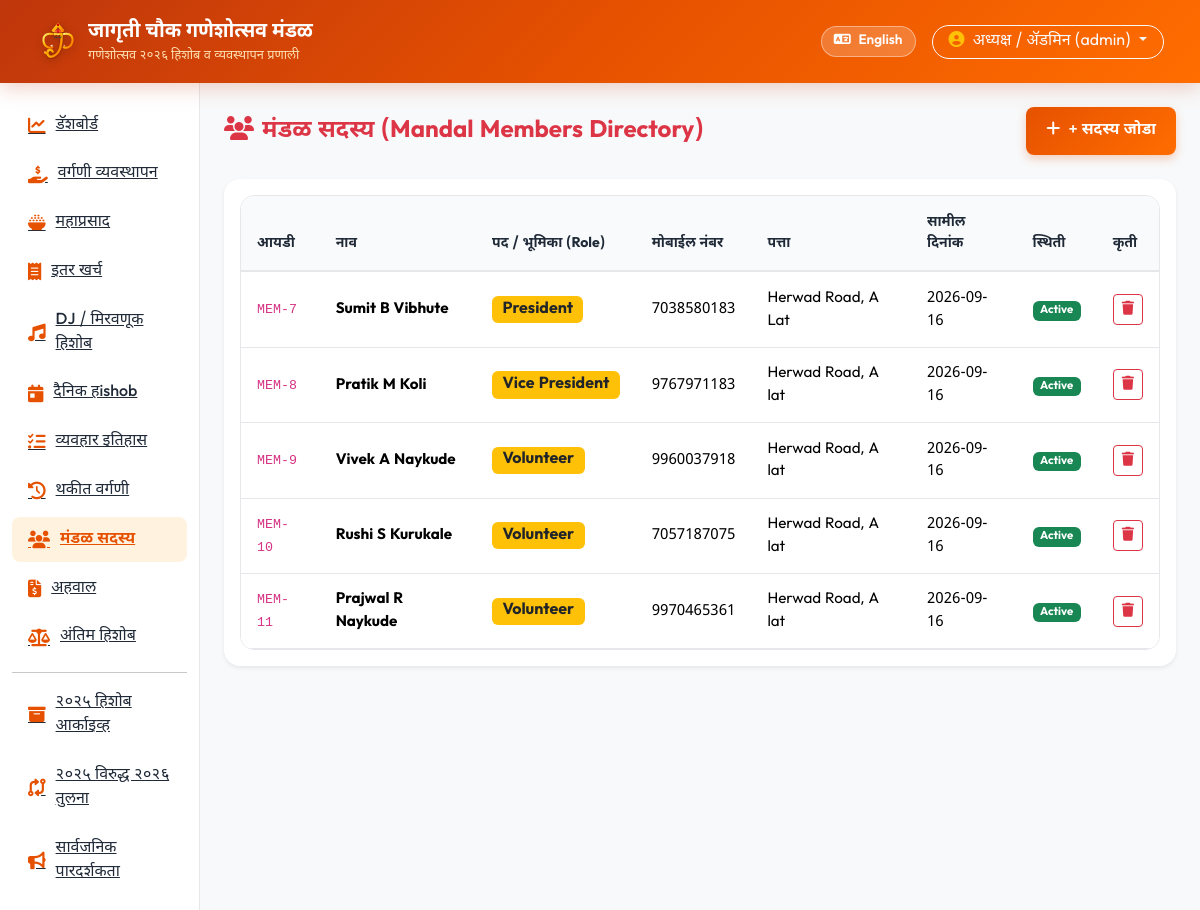
Page /members (signed in) on the earlier database version.
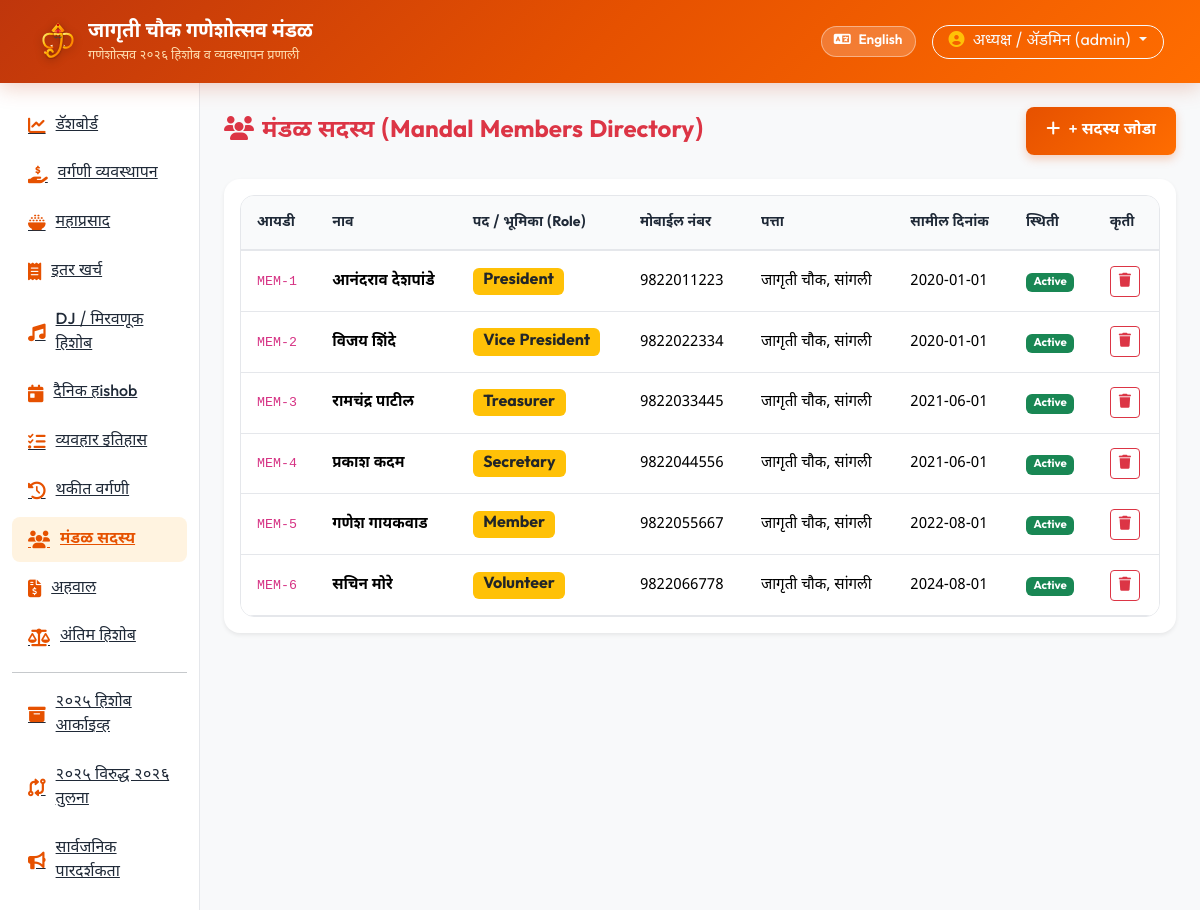
Same page on the later database version.
### tables this page shows
CREATE TABLE members (
    id INTEGER PRIMARY KEY AUTOINCREMENT,
    name TEXT NOT NULL,
    mobile TEXT,
    role TEXT NOT NULL, -- President, Vice President, Treasurer, Secretary, Member, Volunteer
    address TEXT,
    join_date DATE,
    status TEXT NOT NULL DEFAULT 'active',
    created_at TIMESTAMP DEFAULT CURRENT_TIMESTAMP
);

### routes/members.py (the view)
@members_bp.route('/members')
@login_required
def index():
    members = query_db("SELECT * FROM members ORDER BY id ASC")
    return render_template('members.html', members=members, roles=MANDAL_ROLES)

### database.py (called while the page is built)
def is_mysql_configured():
    if Config.DATABASE_URL:
        db_url = Config.DATABASE_URL.lower()
        if db_url.startswith('mysql') or 'mysql' in db_url:
            return True
    if Config.DB_HOST and Config.DB_NAME and Config.DB_USER:
        return True
    return False

def get_db_connection():
    if is_mysql_configured():
        if not HAS_PYMYSQL:
            raise ImportError("PyMySQL is not installed. Please add pymysql or cryptography to your requirements.")
        params = parse_mysql_params()
        conn = pymysql.connect(
            host=params['host'],
            port=params['port'],
            user=params['user'],
            password=params['password'],
            database=params['database'],
            charset=params['charset'],
            cursorclass=pymysql.cursors.DictCursor,
            autocommit=True
        )
        return conn
    else:
        conn = sqlite3.connect(Config.DATABASE_PATH)
        conn.row_factory = sqlite3.Row
        return conn

def query_db(query, args=(), one=False):
    conn = get_db_connection()
    cur = conn.cursor()
    use_mysql = is_mysql_configured()
    if use_mysql:
        exec_query = convert_query_to_mysql(query)
        cur.execute(exec_query, args)
        rv = cur.fetchall()
        conn.close()
        if one:
            return rv[0] if rv else None
        return list(rv)
    else:
        cur.execute(query, args)
        rv = cur.fetchall()
        conn.close()
        if one:
            return dict(rv[0]) if rv else None
        return [dict(row) for row in rv]

### routes/auth.py (called while the page is built)
def login_required(f):
    @wraps(f)
    def decorated_function(*args, **kwargs):
        if 'user_id' not in session:
            flash('कृपया प्रथम लॉगिन करा.', 'warning')
            return redirect(url_for('auth.login', next=request.url))
        return f(*args, **kwargs)
    return decorated_function

### utils/translations.py (called while the page is built)
def get_translation(key, lang='mr'):
    lang = lang if lang in TRANSLATIONS else 'mr'
    return TRANSLATIONS[lang].get(key, TRANSLATIONS['en'].get(key, key))

### templates/members.html (shortened to what this page needs)
{% extends 'base.html' %}
{% block content %}
<div class="d-flex justify-content-between align-items-center mb-4">
    <h4 class="fw-bold m-0 text-danger"><i class="fa-solid fa-users me-2"></i>{{ t('members') }} (Mandal Members Directory)</h4>
    {% if session.get('user_role') == 'admin' %}
    <button class="btn btn-quick-action" data-bs-toggle="modal" data-bs-target="#addMemberModal">
        <i class="fa-solid fa-plus me-1"></i> {{ t('add_member') }}
    </button>
    {% endif %}
</div>
<div class="card border-0 shadow-sm rounded-4 p-3">
    <div class="table-responsive">
        <table class="table table-mandal mb-0">
            <thead>
                <tr>
                    <th>आयडी</th>
                    <th>नाव</th>
                    <th>पद / भूमिका (Role)</th>
                    <th>मोबाईल नंबर</th>
                    <th>पत्ता</th>
                    <th>सामील दिनांक</th>
                    <th>स्थिती</th>
                    {% if session.get('user_role') == 'admin' %}<th>कृती</th>{% endif %}
                </tr>
            </thead>
            <tbody>
                {% for m in members %}
                <tr>
                    <td><code>MEM-{{ m.id }}</code></td>
                    <td class="fw-bold">{{ m.name }}</td>
                    <td><span class="badge bg-warning text-dark fs-6">{{ m.role }}</span></td>
                    <td>{{ m.mobile or '-' }}</td>
                    <td>{{ m.address or '-' }}</td>
                    <td>{{ m.join_date or '-' }}</td>
                    <td><span class="badge bg-success">Active</span></td>
                    {% if session.get('user_role') == 'admin' %}
                    <td>
                        <form action="{{ url_for('members.delete', id=m.id) }}" method="POST" onsubmit="return confirm('खात्री आहे? सदस्य हटवला जाईल.');">
                            <button type="submit" class="btn btn-sm btn-outline-danger"><i class="fa-solid fa-trash"></i></button>
                        </form>
                    </td>
                    {% endif %}
                </tr>
                {% else %}
                <tr><td colspan="8" class="text-center text-muted py-3">कोणताही सदस्य उपलब्ध नाही.</td></tr>
                {% endfor %}
            </tbody>
        </table>
    </div>
</div>
{% endblock %}

### templates/base.html (shortened to what this page needs)
<!DOCTYPE html>
<html lang="{{ lang }}">
<head>
    <link href="https://cdn.jsdelivr.net/npm/bootstrap@5.3.3/dist/css/bootstrap.min.css" rel="stylesheet">
    <link rel="stylesheet" href="https://cdnjs.cloudflare.com/ajax/libs/font-awesome/6.5.2/css/all.min.css">
    <link rel="stylesheet" href="{{ url_for('static', filename='css/custom.css') }}">
</head>
<body>
    <nav class="navbar navbar-expand-lg navbar-dark navbar-mandal sticky-top">
        <div class="container-fluid">
            <a class="navbar-brand d-flex align-items-center gap-2" href="{{ url_for('dashboard.index') }}">
                <img src="{{ url_for('static', filename='images/ganeshji_logo.svg') }}" alt="श्री गणेश" style="width: 44px; height: 44px; filter: drop-shadow(0 2px 4px rgba(0,0,0,0.3));">
                <div>
                    <div class="navbar-brand-title">{{ mandal_name }}</div>
                    <div class="navbar-brand-sub">{{ festival_title }}</div>
                </div>
            </a>
            <div class="d-flex align-items-center gap-3 ms-auto">
                {% if lang == 'mr' %}
                <a href="{{ url_for('auth.set_language', lang_code='en') }}" class="btn lang-switch-btn" title="Switch to English">
                    <i class="fa-solid fa-language me-1"></i> English
                </a>
                {% else %}
                <a href="{{ url_for('auth.set_language', lang_code='mr') }}" class="btn lang-switch-btn" title="मराठीमध्ये बदला">
                    <i class="fa-solid fa-language me-1"></i> मराठी
                </a>
                {% endif %}
                {% if session.get('user_id') %}
                <div class="dropdown">
                    <button class="btn btn-outline-light dropdown-toggle rounded-pill px-3 py-1 font-weight-bold" type="button" data-bs-toggle="dropdown">
                        <i class="fa-solid fa-circle-user me-1 text-warning"></i> {{ current_user_name }} ({{ current_user_role }})
                    </button>
                </div>
                {% endif %}
            </div>
        </div>
    </nav>
    <div class="container-fluid">
        <div class="row">
            {% if session.get('user_id') %}
            <div class="col-lg-2 sidebar">
                <div class="nav flex-column">
                    <a class="nav-link-mandal {% if request.endpoint == 'dashboard.index' %}active{% endif %}" href="{{ url_for('dashboard.index') }}">
                        <i class="fa-solid fa-chart-line"></i> {{ t('dashboard') }}
                    </a>
                    <a class="nav-link-mandal {% if 'vargani' in request.endpoint %}active{% endif %}" href="{{ url_for('vargani.index') }}">
                        <i class="fa-solid fa-hand-holding-dollar"></i> {{ t('vargani_mgmt') }}
                    </a>
                    <a class="nav-link-mandal {% if 'mahaprasad' in request.endpoint %}active{% endif %}" href="{{ url_for('mahaprasad.index') }}">
                        <i class="fa-solid fa-bowl-rice"></i> {{ t('mahaprasad') }}
                    </a>
                    <a class="nav-link-mandal {% if 'expenses' in request.endpoint %}active{% endif %}" href="{{ url_for('expenses.index') }}">
                        <i class="fa-solid fa-receipt"></i> {{ t('other_expenses') }}
                    </a>
                    <a class="nav-link-mandal {% if 'dj_procession' in request.endpoint %}active{% endif %}" href="{{ url_for('dj_procession.index') }}">
                        <i class="fa-solid fa-music"></i> {{ t('dj_hishob') }}
                    </a>
                    <a class="nav-link-mandal {% if 'daily' in request.endpoint %}active{% endif %}" href="{{ url_for('daily_accounts.index') }}">
                        <i class="fa-solid fa-calendar-day"></i> {{ t('daily_hishob') }}
                    </a>
                    <a class="nav-link-mandal {% if 'transactions' in request.endpoint %}active{% endif %}" href="{{ url_for('transactions.index') }}">
                        <i class="fa-solid fa-list-check"></i> {{ t('transactions') }}
                    </a>
                    <a class="nav-link-mandal {% if 'pending' in request.endpoint %}active{% endif %}" href="{{ url_for('pending.index') }}">
                        <i class="fa-solid fa-clock-rotate-left"></i> {{ t('pending_vargani') }}
                    </a>
                    <a class="nav-link-mandal {% if 'members' in request.endpoint %}active{% endif %}" href="{{ url_for('members.index') }}">
                        <i class="fa-solid fa-users"></i> {{ t('members') }}
                    </a>
                    <a class="nav-link-mandal {% if 'reports' in request.endpoint %}active{% endif %}" href="{{ url_for('reports.index') }}">
                        <i class="fa-solid fa-file-invoice-dollar"></i> {{ t('reports') }}
                    </a>
                    <a class="nav-link-mandal {% if request.endpoint == 'reports.hishob_final' %}active{% endif %}" href="{{ url_for('reports.hishob_final') }}">
                        <i class="fa-solid fa-scale-balanced"></i> {{ t('final_hishob') }}
                    </a>
                    <hr class="my-2">
                    <a class="nav-link-mandal {% if 'archive_2025.index' in request.endpoint %}active{% endif %}" href="{{ url_for('archive_2025.index') }}">
                        <i class="fa-solid fa-box-archive"></i> {{ t('archive_2025') }}
                    </a>
                    <a class="nav-link-mandal {% if 'archive_2025.comparison' in request.endpoint %}active{% endif %}" href="{{ url_for('archive_2025.comparison') }}">
                        <i class="fa-solid fa-code-compare"></i> {{ t('comparison_2025_2026') }}
                    </a>
                    <a class="nav-link-mandal" href="{{ url_for('public.index') }}" target="_blank">
                        <i class="fa-solid fa-bullhorn"></i> {{ t('public_transparency') }}
                    </a>
                </div>
            </div>
            <div class="col-lg-10 p-4 main-content">
            {% else %}
            <div class="col-12 p-4">
            {% endif %}
                {% block content %}{% endblock %}
            </div>
        </div>
    </div>
</body>
</html>

### static/css/custom.css (style rules this page uses)
:root { --primary-saffron: #E65100; --primary-orange: #FF6D00; --secondary-gold: #FFB300; --gold-light: #FFF8E1; --accent-red: #D50000; --bg-light: #F8F9FA; --card-bg: #FFFFFF; --text-dark: #1F2937; --text-muted: #6B7280; --border-color: #E5E7EB; --shadow-sm: 0 1px 3px rgba(0,0,0,0.08); --shadow-md: 0 4px 12px rgba(0,0,0,0.08); --shadow-lg: 0 10px 25px rgba(230,81,0,0.12); --radius-sm: 8px; --radius-md: 14px; --radius-lg: 20px; }
body { font-family: 'Noto Sans Devanagari', 'Outfit', sans-serif; background-color: var(--bg-light); color: var(--text-dark); margin: 0; padding: 0; min-height: 100vh; }
.navbar-mandal { background: linear-gradient(135deg, #BF360C 0%, #E65100 50%, #FF6D00 100%); box-shadow: 0 4px 20px rgba(191, 54, 12, 0.25); padding: 0.75rem 1.5rem; }
.navbar-brand-title { color: #FFFFFF !important; font-weight: 700; font-size: 1.25rem; letter-spacing: -0.2px; }
.navbar-brand-sub { color: #FFE0B2; font-size: 0.8rem; font-weight: 400; }
.lang-switch-btn { background: rgba(255, 255, 255, 0.2); border: 1px solid rgba(255, 255, 255, 0.4); color: #FFFFFF; border-radius: 20px; padding: 4px 12px; font-size: 0.85rem; font-weight: 600; transition: all 0.2s ease; }
.sidebar { background-color: #FFFFFF; border-right: 1px solid var(--border-color); min-height: calc(100vh - 64px); padding: 1.25rem 0.75rem; }
.nav-link-mandal { color: var(--text-dark); font-weight: 500; padding: 0.65rem 1rem; border-radius: var(--radius-sm); margin-bottom: 4px; display: flex; align-items: center; gap: 10px; transition: all 0.2s ease; }
.nav-link-mandal:hover, .nav-link-mandal.active { background-color: #FFF3E0; color: var(--primary-saffron); font-weight: 700; }
.nav-link-mandal i { font-size: 1.1rem; color: var(--primary-saffron); }
.btn-quick-action { background: linear-gradient(135deg, #E65100, #FF6D00); color: #FFFFFF; font-weight: 600; border: none; border-radius: var(--radius-sm); padding: 0.75rem 1.25rem; box-shadow: 0 4px 10px rgba(230,81,0,0.25); transition: all 0.2s ease; }
.table-mandal { width: 100%; border-collapse: separate; border-spacing: 0; background: #FFFFFF; border-radius: var(--radius-md); overflow: hidden; border: 1px solid var(--border-color); }
.table-mandal th { background-color: #F9FAFB; color: var(--text-dark); font-weight: 700; padding: 1rem; font-size: 0.88rem; border-bottom: 2px solid var(--border-color); }
.table-mandal td { padding: 0.9rem 1rem; border-bottom: 1px solid var(--border-color); vertical-align: middle; font-size: 0.95rem; }

Differences in the rows shown:
removed members: id "7", name "Sumit B Vibhute", role "President", mobile "7038580183", address "Herwad Road, A Lat", join_date "2026-09-16"
removed members: id "8", name "Pratik M Koli", role "Vice President", mobile "9767971183", address "Herwad Road, A lat", join_date "2026-09-16"
removed members: id "9", name "Vivek A Naykude", role "Volunteer", mobile "9960037918", address "Herwad Road, A lat", join_date "2026-09-16"
removed members: id "10", name "Rushi S Kurukale", role "Volunteer", mobile "7057187075", address "Herwad Road, A lat", join_date "2026-09-16"
removed members: id "11", name "Prajwal R Naykude", role "Volunteer", mobile "9970465361", address "Herwad Road, A lat", join_date "2026-09-16"
added members: id "1", name "आनंदराव देशपांडे", role "President", mobile "9822011223", address "जागृती चौक, सांगली", join_date "2020-01-01"
added members: id "2", name "विजय शिंदे", role "Vice President", mobile "9822022334", address "जागृती चौक, सांगली", join_date "2020-01-01"
added members: id "3", name "रामचंद्र पाटील", role "Treasurer", mobile "9822033445", address "जागृती चौक, सांगली", join_date "2021-06-01"
added members: id "4", name "प्रकाश कदम", role "Secretary", mobile "9822044556", address "जागृती चौक, सांगली", join_date "2021-06-01"
added members: id "5", name "गणेश गायकवाड", role "Member", mobile "9822055667", address "जागृती चौक, सांगली", join_date "2022-08-01"
added members: id "6", name "सचिन मोरे", role "Volunteer", mobile "9822066778", address "जागृती चौक, सांगली", join_date "2024-08-01"
